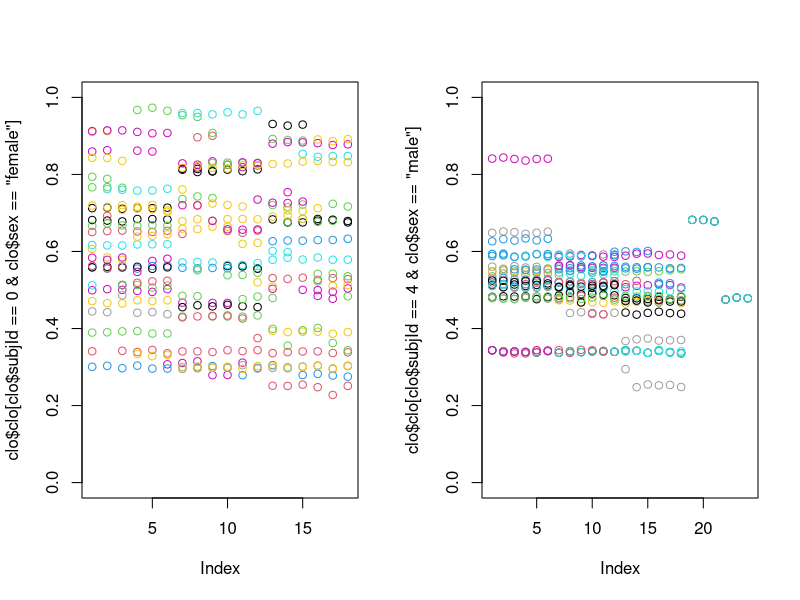
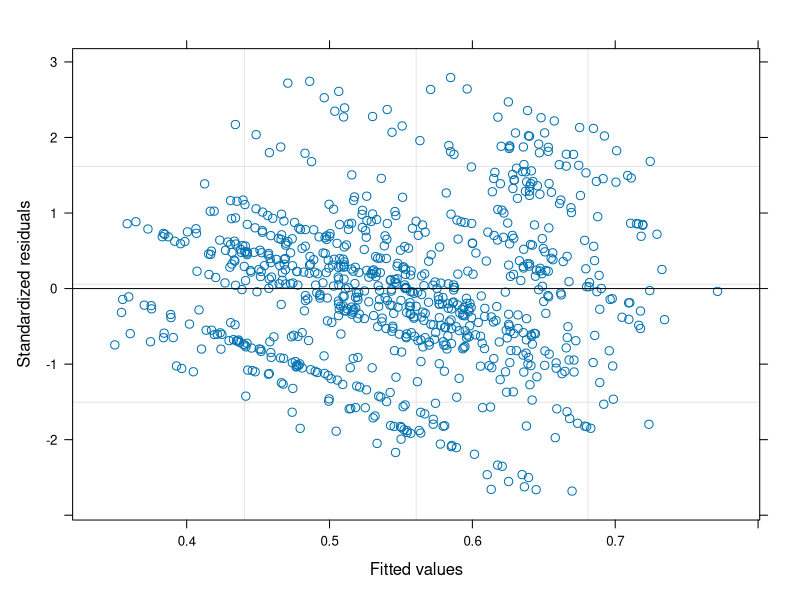

Here is the R script that generated these plots, in order:
clo = read.csv("clothingFullAss03.csv", header=TRUE, na.strings="?")

summary(clo)

#Plotting female stuff----
par(mfrow=c(1,2))
plot(clo$clo[clo$subjId==0 & clo$sex=="female"],ylim=c(0,1))
for(i in 1:46){
  points(clo$clo[clo$subjId==i & clo$sex=="female"],col=i+1)
}

#Plotting male stuff----
plot(clo$clo[clo$subjId==4 & clo$sex=="male"],ylim=c(0,1))
for(i in 1:46){
  points(clo$clo[clo$subjId==i & clo$sex=="male"],col=i+1)
}


#Aggregate clo by subjId and Gender----
means=aggregate(clo ~ subjId + sex, data=clo,FUN=mean)


#linear mixed effect model----
library(nlme)
fit<-lme(clo~tOut+tInOp, random = ~1|sex, data=clo)
summary(fit)
plot(fit)